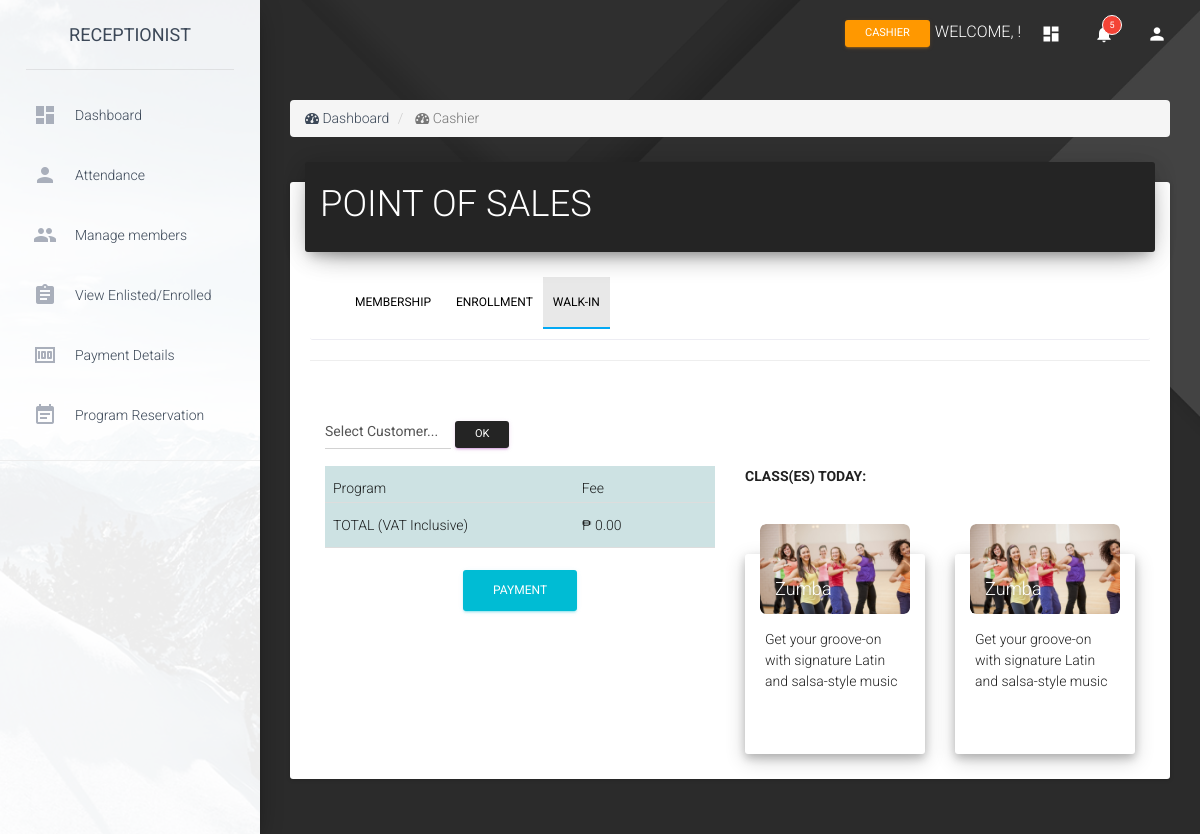
Screenshot of /RECEPTIONIST/admin_cashier_walkin.php with the database file from the repository.
### tables this page shows
CREATE TABLE `tbl_enrolled_class` (
  `enrolledclass_id` int(11) NOT NULL,
  `member_id` int(11) NOT NULL,
  `program_id` int(11) NOT NULL,
  `subscription_id` int(11) NOT NULL,
  `programtotal` double NOT NULL,
  `dateofenroll` datetime NOT NULL,
  `programexpiry` datetime NOT NULL
);

CREATE TABLE `tbl_program` (
  `program_id` int(11) NOT NULL,
  `programname` mediumtext NOT NULL,
  `programdesc` varchar(20000) NOT NULL,
  `programimage` varchar(10000) NOT NULL,
  `programcolor` varchar(100) NOT NULL
);

### RECEPTIONIST/admin_cashier_walkin.php (the view, shortened to what this page needs)
<?php
    $sumfee = 0;
    $today = date('l');
?>
<!doctype html>
<html lang="en">
<head>
    <?php include 'head.php'; ?>
</head>
<body>
    <div class="wrapper" style="background: url('Dark_background_1920x1080.png')
    center top no-repeat; background-size: cover;">
        <?php include 'sidebar.php'; ?>
        <div class="main-panel">
            <?php include 'nav.php'; ?>
            <div class="content">
                <div class="container-fluid">
                    <ol class='breadcrumb'>
                        <li>
                            <i class='fa fa-dashboard'></i> Dashboard
                        </li>
                        <li class='active'>
                            <i class='fa fa-dashboard'></i> Cashier
                        </li>
                    </ol>
                    <div class="card">
                        <div class="card-header" style="background-color: #242424;">
                                  <h2 class="title">POINT OF SALES</h2>
                        </div>
                        <div class="card-content">
                            <div class="navbar navbar-default nav-justified" style="background-color: transparent; color: black; font-size: 20px;">
                              <div class="container-fluid">
                                <div class="navbar-collapse collapse navbar-responsive-collapse">
                                  <ul class="nav navbar-nav">
                                    <li><a href="admin_cashier.php">MEMBERSHIP</a></li>
                                    <li><a href="admin_cashier_enrollment.php" style="padding-right: 10px; padding-left: 10px;">ENROLLMENT</a></li>
                                    <li class="active"
                                        style=" border-bottom: 2px solid #03a9f4 !important; background: rgba(0,0,0, 0.1);"><a href="admin_cashier_walkin.php" style="padding-right: 10px; padding-left: 10px;">WALK-IN</a></li>
                                  </ul>
                                </div>
                              </div>
                            </div>
                            <hr style = 'background-color: #E2E2E2;'/>
                            <form method="post" class = 'form-inline'>
                                <div class="col-md-10">
                                    <div class="form-row">
                                        <select id = "" class='form-control' name = 'custinfo_id'>
                                            <option value = '0'>Select Customer...</option>
                                        </select>
                                        <button type = 'submit' name = 'submituser' class='btn btn-primary btn-sm' style="margin-bottom: -13px;">OK</button>
                                    </div>
                                </div>
                            </form>
                            <?php
                                $user_ideh = $_SESSION['user_ideh'];
                            ?>
                            <div class="cart col-md-6">
                                <table class="table">
                                    <thead style="background-color: #CDE2E3;">
                                        <tr>
                                            <th>Program</th>
                                            <th>Fee</th>
                                            <th></th>
                                        </tr>
                                    </thead>
                                    <tbody>
                                        <tr style="background-color: #CDE2E3;">
                                            <td>TOTAL (VAT Inclusive)</td>
                                            <td><?php echo "&#8369; ".$sumfee;?>.00</td>
                                            <td id="tableinventory">&emsp;</td>
                                        </tr>
                                        <tr>
                                            <td colspan="3" style="text-align: center;">
                                                <a class="btn btn-info btn-raised"   style="padding-left: 170; padding-right: 170;"
                                                    href="#payment<?php echo $user_ideh;?>" href ="javascript:;"
                                                data-toggle ="modal">
                                                PAYMENT
                                                </a>
                                            </td>
                                        </tr>
                                    </tbody>
                                </table>
                            </div>
                            <div class="programs col-md-6">
                              <strong>CLASS(ES) TODAY:</strong>
                              <br><br><br>
                              <div class="row">
                          <?php
                            $display= mysqli_query($conn,"SELECT * FROM tbl_enrolled_class a
                                                                        INNER JOIN tbl_program b
                                                                        ON a.program_id = b.program_id
                                                                        INNER JOIN tbl_program_class c
                                                                        ON a.program_id = c.program_id
                                                                        WHERE c.Dweek = '$today'");
                            while($fetch = mysqli_fetch_array($display))
                            {
                                  $programimage = $fetch['programimage'];
                                  $programname = $fetch['programname'];
                                  $program_id = $fetch['program_id'];
                                  $programdesc = $fetch['programdesc'];
                          ?>
                                      <div class="col-sm-6">
                                        <div class="card programcard"
                                        href = "#programselect<?php echo $program_id;?>"
                                        href ="javascript:;" data-toggle ="modal">
                                          <div class="card-image">
                                            <?php echo '<img src="../classes_images/'.$programimage.'">';?>
                                            <span class="card-title"><?php echo $programname;?></span>
                                          </div>
                                          <div class="card-content">
                                            <p><?php echo $programdesc;?></p>
                                          </div>
                                        </div>
                                      </div>
                          <?php
                            }
                          ?>
                              </div>
                            </div>
                        </div>
                    </div>
                </div>
            </div>
        </div>
    </div>
</body>
</html>

### RECEPTIONIST/head.php (style rules this page uses)
.navbar { color: white; }

### RECEPTIONIST/admin_cashier_walkin.php (style rules this page uses)
.programcard { cursor: pointer; min-height:200px; box-shadow: 0 4px 8px 0 rgba(0, 0, 0, 0.2), 0 6px 20px 0 rgba(0, 0, 0, 0.19); }

### rows the page displays
tbl_enrolled_class: program.programimage (picture), program.programname "Zumba", program.programdesc "Get your groove-on with signature Latin and salsa-style music"

### other values shown
$sumfee "0"
